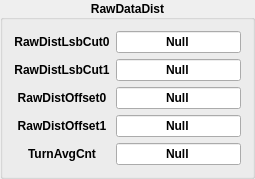
           <widget class="QGroupBox" name="groupBox_RawDataDist">
            <property name="font">
             <font>
              <weight>75</weight>
              <bold>true</bold>
             </font>
            </property>
            <property name="title">
             <string>RawDataDist</string>
            </property>
            <property name="alignment">
             <set>Qt::AlignCenter</set>
            </property>
            <layout class="QGridLayout" name="gridLayout_7">
             <item row="2" column="0">
              <widget class="QLabel" name="label_RawDataDist_RawDistOffset0">
               <property name="text">
                <string>RawDistOffset0</string>
               </property>
               <property name="alignment">
                <set>Qt::AlignCenter</set>
               </property>
              </widget>
             </item>
             <item row="3" column="0">
              <widget class="QLabel" name="label_RawDataDist_RawDistOffset1">
               <property name="text">
                <string>RawDistOffset1</string>
               </property>
               <property name="alignment">
                <set>Qt::AlignCenter</set>
               </property>
              </widget>
             </item>
             <item row="1" column="0">
              <widget class="QLabel" name="label_RawDataDist_RawDistLsbCut1">
               <property name="text">
                <string>RawDistLsbCut1</string>
               </property>
               <property name="alignment">
                <set>Qt::AlignCenter</set>
               </property>
              </widget>
             </item>
             <item row="0" column="0">
              <widget class="QLabel" name="label_RawDataDist_RawDistLsbCut0">
               <property name="text">
                <string>RawDistLsbCut0</string>
               </property>
               <property name="alignment">
                <set>Qt::AlignCenter</set>
               </property>
              </widget>
             </item>
             <item row="4" column="0">
              <widget class="QLabel" name="label_RawDataDist_TurnAvgCnt">
               <property name="text">
                <string>TurnAvgCnt</string>
               </property>
               <property name="alignment">
                <set>Qt::AlignCenter</set>
               </property>
              </widget>
             </item>
             <item row="0" column="1">
              <widget class="CLineEdit" name="CLineEdit_RawDataDist_RawDistLsbCut0">
               <property name="sizePolicy">
                <sizepolicy hsizetype="Preferred" vsizetype="Fixed">
                 <horstretch>0</horstretch>
                 <verstretch>0</verstretch>
                </sizepolicy>
               </property>
               <property name="text">
                <string>Null</string>
               </property>
               <property name="alignment">
                <set>Qt::AlignCenter</set>
               </property>
              </widget>
             </item>
             <item row="1" column="1">
              <widget class="CLineEdit" name="CLineEdit_RawDataDist_RawDistLsbCut1">
               <property name="sizePolicy">
                <sizepolicy hsizetype="Preferred" vsizetype="Fixed">
                 <horstretch>0</horstretch>
                 <verstretch>0</verstretch>
                </sizepolicy>
               </property>
               <property name="text">
                <string>Null</string>
               </property>
               <property name="alignment">
                <set>Qt::AlignCenter</set>
               </property>
              </widget>
             </item>
             <item row="2" column="1">
              <widget class="CLineEdit" name="CLineEdit_RawDataDist_RawDistOffset0">
               <property name="sizePolicy">
                <sizepolicy hsizetype="Preferred" vsizetype="Fixed">
                 <horstretch>0</horstretch>
                 <verstretch>0</verstretch>
                </sizepolicy>
               </property>
               <property name="text">
                <string>Null</string>
               </property>
               <property name="alignment">
                <set>Qt::AlignCenter</set>
               </property>
              </widget>
             </item>
             <item row="3" column="1">
              <widget class="CLineEdit" name="CLineEdit_RawDataDist_RawDistOffset1">
               <property name="sizePolicy">
                <sizepolicy hsizetype="Preferred" vsizetype="Fixed">
                 <horstretch>0</horstretch>
                 <verstretch>0</verstretch>
                </sizepolicy>
               </property>
               <property name="text">
                <string>Null</string>
               </property>
               <property name="alignment">
                <set>Qt::AlignCenter</set>
               </property>
              </widget>
             </item>
             <item row="4" column="1">
              <widget class="CLineEdit" name="CLineEdit_RawDataDist_TurnAvgCnt">
               <property name="sizePolicy">
                <sizepolicy hsizetype="Preferred" vsizetype="Fixed">
                 <horstretch>0</horstretch>
                 <verstretch>0</verstretch>
                </sizepolicy>
               </property>
               <property name="text">
                <string>Null</string>
               </property>
               <property name="alignment">
                <set>Qt::AlignCenter</set>
               </property>
              </widget>
             </item>
            </layout>
           </widget>
